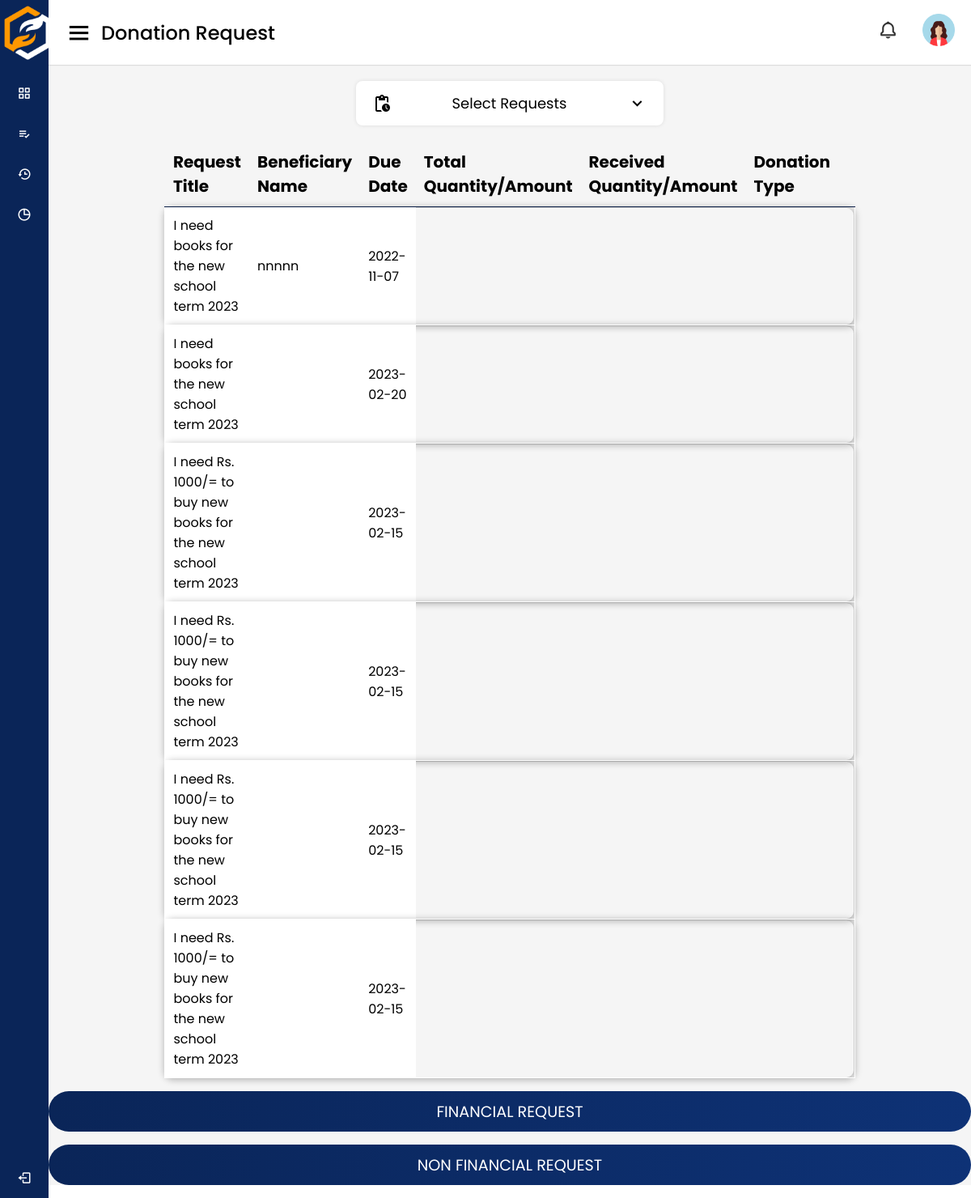
The app's page /beneficiary/donationRequest (signed in) with its own data.
### tables this page shows
CREATE TABLE `donation_req` (
  `id` int(11) NOT NULL,
  `request_title` varchar(255) NOT NULL,
  `name` varchar(255) NOT NULL,
  `NIC` varchar(255) NOT NULL,
  `description` varchar(255) NOT NULL,
  `contact` int(10) NOT NULL,
  `zipcode` varchar(255) NOT NULL,
  `cat_id` int(11) NOT NULL,
  `status` int(11) NOT NULL,
  `published_date` date NOT NULL,
  `due_date` date NOT NULL,
  `req_type` int(11) NOT NULL,
  `user_id` int(11) NOT NULL,
  `proof_document` varchar(255) NOT NULL,
  `thumbnail` varchar(255) NOT NULL,
  `rejection_note` varchar(255) NOT NULL,
  `rejected_date` date NOT NULL,
  `completed_date` date NOT NULL
);

### app/libraries/Core.php (called while the page is built, shortened)
<?php
  class Core {
    protected $currentMethod = 'index';
    public function __construct(){
      $url = $this->getUrl();
      if(file_exists('../app/controllers/' . ucwords($url[0] ?? ''). '.php')){
        unset($url[0]);
      }
      $this->currentController = new $this->currentController;
      if(isset($url[1])){
        if(method_exists($this->currentController, $url[1])){
          $this->currentMethod = $url[1];
          unset($url[1]);
        }
      }
      $this->params = $url ? array_values($url) : [];
      call_user_func_array([$this->currentController, $this->currentMethod], $this->params);
    }
      public function getUrl(){
      if(isset($_GET['url'])){
        $url = rtrim($_GET['url'], '/');
        $url = filter_var($url, FILTER_SANITIZE_URL);
        $url = explode('/', $url);
        return $url;
      }
    }
  }

### public/index.php (called while the page is built, shortened)
<?php
    $init = new Core;

### app/libraries/Database.php (called while the page is built, shortened)
<?php
class Database
{
    private $host = DB_HOST;
    private $user = DB_USER;
    private $pass = DB_PASS;
    private $dbname = DB_NAME;
    private $dbh;
    private $stmt;
    public function __construct()
    {
        $dsn = 'mysql:host=' . $this->host . ';dbname=' . $this->dbname;
        $options = array(
            PDO::ATTR_PERSISTENT => true,
            PDO::ATTR_ERRMODE => PDO::ERRMODE_EXCEPTION
        );
        try {
            $this->dbh = new PDO($dsn, $this->user, $this->pass, $options);
        } catch (PDOException $e) {
            $this->error = $e->getMessage();
            echo $this->error;
        }
    }
    public function query($sql)
    {
        $this->stmt = $this->dbh->prepare($sql);
    }
    public function bind($param, $value, $type = null)
    {
        if (is_null($type)) {
            switch (true) {
                case is_int($value):
                    $type = PDO::PARAM_INT;
                    break;
            }
        }
        $this->stmt->bindValue($param, $value, $type);
    }
    public function resultSet()
    {
        $this->execute();
        return $this->stmt->fetchAll(PDO::FETCH_OBJ);
    }
    public function execute()
    {
        return $this->stmt->execute();
    }
}

### app/models/BeneficiaryModel.php (called while the page is built, shortened)
<?php
    class BeneficiaryModel {
        private $db;
        public function __construct()
        {
            $this->db = new Database;
        }
        public function getRequests($id){
            $this->db->query('SELECT * FROM donation_req WHERE user_id = :user_id');
            $this->db->bind(':user_id', $id);
            $results = $this->db->resultSet();
            return $results;
        }
        public function getFinancialRequest(){
            $this->db->query('SELECT * FROM financial_req');
            $results = $this->db->resultSet();
            return $results;
        }
        public function getNonFinancialRequest(){
            $this->db->query('SELECT * FROM nfinancial_req');
            $results = $this->db->resultSet();
            return $results;
        }
    }

### app/views/users/beneficiary/donation_request.php (the view, shortened to what this page needs)
<!DOCTYPE html>
<html lang="en" dir="ltr">
<head>
    <link rel="stylesheet" href="<?php echo URLROOT; ?>/css/add_donation_req.css" />
    <link rel="stylesheet" href="<?php echo URLROOT; ?>/css/donation_req.css" />
    <link rel="stylesheet" href="<?php echo URLROOT; ?>/css/style_dashboard.css" />
    <link rel="stylesheet" href="<?php echo URLROOT; ?>/css/style_user.css" />
    <link href="https://unpkg.com/boxicons@2.0.7/css/boxicons.min.css" rel="stylesheet" />
</head>
<body>
<?php require APPROOT.'/views/inc/side_navbar_beneficiary.php';?>
    <section class="home-section">
        <nav>
            <div class="sidebar-button">
                <i class="bx bx-menu sidebarBtn"></i>
                <span class="dashboard">Donation Request</span>
            </div>
            <div class="profile-details">
                <div class="notification">
                    <i class="bx bx-bell bx-tada notification"></i>
                </div>
                <a href="<?php echo URLROOT; ?>/pages/profileBeneficiary"><img src="<?php echo URLROOT; ?>/img/img_profile.png" alt="" /></a>
            </div>
        </nav>
        <div class="main-container">
             <div class="select-menu">
                <div class="select-btn">
                    <span class="material-icons">
                        </span>
                    <span class="option-text">Select Requests</a></span>
                    <i class="bx bx-chevron-down"></i>
                </div>
            </div>
        </div>
             <div>
      <table class="main-table">
          <thead>
            <th style="text-align:left;"><span>Request Title</span></th>
            <th style="text-align:left;"><span>Beneficiary Name</span></th>
            <th style="text-align:left;"><span>Due Date</span></th>
            <th style="text-align:left;"><span>Total Quantity/Amount</span></th>
            <th style="text-align:left;"><span>Received Quantity/Amount</span></th>
            <th style="text-align:left;"><span>Donation Type</span></th>
            <th style="text-align:left;"></th>
          </thead>
          <tbody>
          <?php foreach($data['requests'] as $requests ): ?>
                <tr class="t-row">
                    <td style="text-align:left;"><?php echo $requests->request_title; ?></td>
                    <td style="text-align:left;"><?php echo $requests->name; ?></td>
                    <td style="text-align:left;"><?php echo $requests->due_date; ?></td>
                            </tr>
            <?php endforeach; ?>
            </tbody>
        </table>
      </div>
      <div class="tablecategory">
      <div>
        <a href="<?php echo URLROOT; ?>/beneficiary/addFinancialRequest">
        <input type="submit" value="Financial Request" class="btn add">
        </a>
      </div>
      <div>
        <a href="<?php echo URLROOT; ?>/beneficiary/addNonFinancialRequest">
        <input type="submit" value="Non Financial Request" class="btn add">
        </a>
      </div>
      </div>
    </section>
</body>
</html>

### public/css/add_donation_req.css (style rules this page uses)
:root { --color-white: #fff; --color-info-dark:#7d8da1; --color-info-light:#dce1eb; --color-dark:#363949; --color-light:rgba(132, 139, 200, 0.18); --color-primary-varient:#111e88; --color-background:#f6f6f9; --card-border-radius: 2rem; --border-radius-1: 0.4rem; --border-radius-2: 0.8rem; --border-radius-3: 1.2rem; --card-padding:1.8rem; --padding-1:1.2rem; --box-shadow: 0 2rem 3rem var(--color-light); --dark-blue:#111e88; }
* { margin: 0; padding: 0; box-sizing: border-box; font-family: 'Poppins', sans-serif; }
.home-section { position: relative; background: #f5f5f5; min-height: 100vh; width: calc(100% - 240px); left: 240px; transition: all 0.5s ease; }
.home-section nav { display: flex; justify-content: space-between; height: 80px; background: #fff; display: flex; align-items: center; position: fixed; width: calc(100% - 240px); left: 240px; z-index: 100; padding: 0 20px; box-shadow: 0 1px 1px rgba(0, 0, 0, 0.1); transition: all 0.5s ease; }
.home-section nav .sidebar-button { display: flex; align-items: center; font-size: 24px; font-weight: 500; }
nav .sidebar-button i { font-size: 35px; margin-right: 10px; }
.home-section nav .profile-details { display: flex; align-items: center; padding: 0 auto; }
.profile-details i { padding: 0px 30px; }
nav .profile-details img { height: 40px; width: 40px; border-radius: 6px; object-fit: cover; }
nav .profile-details i { font-size: 25px; color: #333; }
.bx-bell { padding: 10px 10px; }
.btn { display:block; width:100%; height:50px; border-radius: 25px; margin:1rem 0; font-size:1.2rem; outline:none; border:none; background-image: linear-gradient(to right, #0A2558, #0e3276, #0A2558); cursor:pointer; color:#fff; text-transform: uppercase; background-size: 200%; transition:0.5s; }
@media (max-width: 1240px) { .home-section { width: calc(100% - 60px); left: 60px; } }
@media (max-width: 1240px) { .home-section nav { width: calc(100% - 60px); left: 60px; } }

### public/css/donation_req.css (style rules this page uses)
:root { --color-white: #fff; --color-info-dark:#7d8da1; --color-info-light:#dce1eb; --color-dark:#363949; --color-light:rgba(132, 139, 200, 0.18); --color-primary-varient:#111e88; --color-background:#f6f6f9; --card-border-radius: 2rem; --border-radius-1: 0.4rem; --border-radius-2: 0.8rem; --border-radius-3: 1.2rem; --card-padding:1.8rem; --padding-1:1.2rem; --box-shadow: 0 2rem 3rem var(--color-light) }
* { margin: 0; padding: 0; box-sizing: border-box; font-family: 'Poppins', sans-serif; }
.select-menu { width: 380px; margin-top: 5px; margin: auto; margin-bottom: 20px; position: relative; }
.select-menu .select-btn { display: flex; height: 55px; background: #fff; padding: 20px; font-size: 18px; font-weight: 400; border-radius: 8px; align-items: center; cursor: pointer; justify-content: space-between; box-shadow: 0 0 5px rgba(0,0,0,0.1); }
.select-btn i { font-size: 25px; transition: 0.3s; }
.home-section { position: relative; background: #f5f5f5; min-height: 100vh; width: calc(100% - 240px); left: 240px; transition: all 0.5s ease; }
.home-section nav { display: flex; justify-content: space-between; height: 80px; background: #fff; display: flex; align-items: center; position: fixed; width: calc(100% - 240px); left: 240px; z-index: 100; padding: 0 20px; box-shadow: 0 1px 1px rgba(0, 0, 0, 0.1); transition: all 0.5s ease; }
.home-section nav .sidebar-button { display: flex; align-items: center; font-size: 24px; font-weight: 500; }
nav .sidebar-button i { font-size: 35px; margin-right: 10px; }
.home-section nav .profile-details { display: flex; align-items: center; padding: 0 auto; }
.profile-details i { padding: 0px 30px; }
nav .profile-details img { height: 40px; width: 40px; border-radius: 6px; object-fit: cover; }
nav .profile-details i { font-size: 25px; color: #333; }
.bx-bell { padding: 10px 10px; }
.btn { display:block; width:100%; height:50px; border-radius: 25px; margin:1rem 0; font-size:1.2rem; outline:none; border:none; background-image: linear-gradient(to right, #0A2558, #0e3276, #0A2558); cursor:pointer; color:#fff; text-transform: uppercase; background-size: 200%; transition:0.5s; }
@media (max-width: 1240px) { .home-section { width: calc(100% - 60px); left: 60px; } }
@media (max-width: 1240px) { .home-section nav { width: calc(100% - 60px); left: 60px; } }

### records on screen
donation_req: request_title "I need books for the new school term 2023", name "nnnnn", due_date "2022-11-07"
donation_req: request_title "I need books for the new school term 2023", due_date "2023-02-20"
donation_req: request_title "I need Rs. 1000/= to buy new books for the new school term 2023", due_date "2023-02-15"
donation_req: request_title "I need Rs. 1000/= to buy new books for the new school term 2023", due_date "2023-02-15"
donation_req: request_title "I need Rs. 1000/= to buy new books for the new school term 2023", due_date "2023-02-15"
donation_req: request_title "I need Rs. 1000/= to buy new books for the new school term 2023", due_date "2023-02-15"
